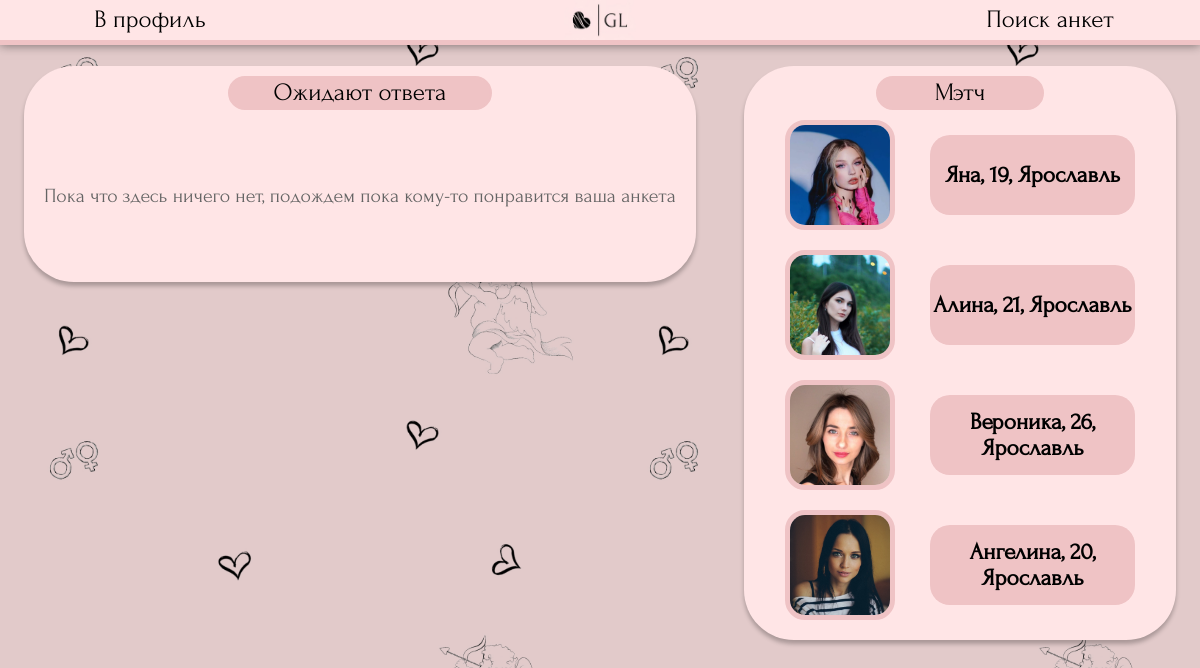
Screenshot of /searching/reactions/ (signed in) with the database file from the repository.
### searching/models.py (models this page shows, shortened)
class Profile(models.Model):
    genders = (
        ('Парень', 'Парень'),
        ('Девушка', 'Девушка')
    )
    point_of_searching_list = (
        ('Отношения', 'Отношения'),
        ('Свидания', 'Свидания'),
        ('Дружба', 'Дружба'),
        ('Общение', 'Общение'),
    )
    name = models.CharField ('Имя', max_length=50)
    avatar = models.ImageField ('Фото', upload_to='photos/users', default='photos/default_avatar.jpg')
    age = models.IntegerField("Возраст")
    gender = models.CharField ("Пол", choices=genders, max_length=30, default=genders[0])
    point_of_searching = models.CharField ("Цель знакомства", choices=point_of_searching_list, max_length=30, default=point_of_searching_list[0])
    city = models.CharField ('Город', max_length=100, default="Не указано")
    description = models.TextField ('О себе', max_length=300)
    social = models.CharField ('Ссылка на соцсеть', max_length=50, default='@name')
    user = models.OneToOneField(User, verbose_name='Автор анкеты', on_delete=models.CASCADE)
    age_search_min = models.IntegerField("Возраст поиска (от)", default=18)
    age_search_max = models.IntegerField("Возраст поиска (до)", default=100)
    class Meta:
        verbose_name = "Анкета"
        verbose_name_plural = "Анкеты"

### searching/views.py (the view)
class ReactionsView(View):
    def get(self, request):
        reactions = Reactions.objects.all()
        my_reactions = []
        marked_profiles = [] #collect ids
        for reaction in reactions:
            if reaction.like_receiver.username == request.user.username:
                if reaction.viewed == False:
                    marked_profiles.append(reaction.like_sender_profile.id)
                my_reactions.append (reaction.like_sender_profile)
        pairs = NewPair.objects.all()
        my_pairs = []
        for pair in pairs:
            if pair.user1.username == request.user.username:
                if pair.viewed1 == False:
                    marked_profiles.append(pair.profile2.id)
                my_pairs.append(pair.profile2)
            if pair.user2.username == request.user.username:
                if pair.viewed2 == False:
                    marked_profiles.append(pair.profile1.id)
                my_pairs.append(pair.profile1)
        return render(request, 'searching/reactions.html', {'profile_list': my_reactions, 'pair_list':my_pairs, 'marked_profiles': marked_profiles, 'profile_list_count': len(my_reactions), 'pair_list_count':len(my_pairs)})

### templates/searching/reactions.html (shortened to what this page needs)
{% load static %}
<!DOCTYPE HTML>
<html>
	<head>
        <link rel="stylesheet" href="{% static 'css/reactions.css' %}" type="text/css">
    </head>
    <body>
        <header>
            <button onclick="location.href='/searching/myprofile'">В профиль</button>
            <a class="logocontainer" href="{% url 'profiles' %}"><img class="mainlogo" src='{% static "css/bg_mini.jpg" %}' ></a>
            <button onclick="location.href='/searching'">Поиск анкет</button>
        </header>
        <main>
            <div class="main_list">
                <div class="important">Ожидают ответа</div>
                {% if profile_list_count == 0 %}
                <p class="waitmessage">Пока что здесь ничего нет, подождем пока кому-то понравится ваша анкета</p>
                {% endif %}
            </div>
        </main>
        <aside>
            <div class="main_list">
                <div class="important">Мэтч</div>
                {% for pair in pair_list %}
                <div class="oneprofile" >
                    <img src="{{pair.avatar.url}}">
                    <a href="{% url 'oneprofile' pair.id %}"><h3>{{pair.name}}, {{pair.age}}, {{pair.city}}</h3></a>
                </div>
                {% endfor %}
            </div>
        </aside>
    </body>
</html>

### static/css/reactions.css (style rules this page uses)
* { margin: 0; padding: 0; }
html { font-family: "Forum-Regular"; }
body { display: block; background-image: url("darkhearts.jpg"); background-size: 50%; font-family: "Forum-Regular"; margin: 0; font-size: 20px; }
header { z-index: 1; width: 100%; display: flex; float: left; justify-content: space-between; align-items: center; position: fixed; background-color: #FFE5E6; box-shadow: 0px 0px 10px rgba(0, 0, 0, 0.5); border-bottom: 5px solid #EFC3C5; z-index: 1; }
header button { font-size: 25px; height: 30px; line-height: 30px; width: 25%; background-color: rgba(0, 0, 0, 0); border: none; cursor: pointer; }
button { font-family: "Forum-Regular"; }
.main_list { display: flex; justify-content: center; align-items: center; flex-direction: column; flex-wrap: wrap; width: 100%; padding: 10px; border-radius: 50px; background-color: #FFE5E6; box-shadow: 0px 4px 4px 0px rgba(0, 0, 0, 0.25); }
.waitmessage { margin: 10% 0% 10% 0%; text-align: center; color: rgb(100, 100, 100); }
.important { text-align: center; font-size: 25px; width: 40%; height: 30px; line-height: 30px; background: #EFC3C5; border-radius: 20px; border: 2px solid #EFC3C5; margin-bottom: 10px; }
main { display: flex; float: left; width: 56%; margin-left: 2%; margin-right: 2%; margin-top: 5.5%; margin-bottom: 2%; }
aside { display: flex; float: left; width: 36%; margin-left: 2%; margin-right: 2%; margin-top: 5.5%; margin-bottom: 0; }
.oneprofile { display: flex; align-items: center; width: 85%; min-height: 80px; margin: auto; margin-bottom: 20px; }
.oneprofile:last-of-type { margin-bottom: 10px; }
.oneprofile a { display: flex; justify-content: center; align-items: center; height: 80px; width: 90%; margin-left: 10%; background: #EFC3C5; border-radius: 20px; text-decoration: none; color: black; text-align: center; }
.oneprofile img { height: 100px; border-radius: 20px; border: 5px solid #EFC3C5; }
.mainlogo { max-width: 100%; cursor: pointer; }
.logocontainer { max-width: 6%; display: flex; justify-self: center; }

### rows the page displays
Profile: avatar (picture), name "Яна", age "19", city "Ярославль"
Profile: avatar (picture), name "Алина", age "21", city "Ярославль"
Profile: avatar (picture), name "Вероника", age "26", city "Ярославль"
Profile: avatar (picture), name "Ангелина", age "20", city "Ярославль"
